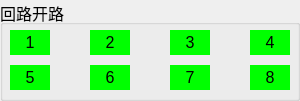
  <widget class="QGroupBox" name="groupBox_loopopen">
   <property name="geometry">
    <rect>
     <x>480</x>
     <y>320</y>
     <width>300</width>
     <height>101</height>
    </rect>
   </property>
   <property name="font">
    <font>
     <pointsize>12</pointsize>
    </font>
   </property>
   <property name="title">
    <string>回路开路</string>
   </property>
   <widget class="QLabel" name="m_loopo8">
    <property name="geometry">
     <rect>
      <x>250</x>
      <y>65</y>
      <width>40</width>
      <height>25</height>
     </rect>
    </property>
    <property name="font">
     <font>
      <pointsize>12</pointsize>
     </font>
    </property>
    <property name="layoutDirection">
     <enum>Qt::LeftToRight</enum>
    </property>
    <property name="styleSheet">
     <string notr="true">background-color: rgb(0,255,0);</string>
    </property>
    <property name="text">
     <string>8</string>
    </property>
    <property name="alignment">
     <set>Qt::AlignCenter</set>
    </property>
   </widget>
   <widget class="QLabel" name="m_loopo5">
    <property name="geometry">
     <rect>
      <x>10</x>
      <y>65</y>
      <width>40</width>
      <height>25</height>
     </rect>
    </property>
    <property name="font">
     <font>
      <pointsize>12</pointsize>
     </font>
    </property>
    <property name="layoutDirection">
     <enum>Qt::LeftToRight</enum>
    </property>
    <property name="styleSheet">
     <string notr="true">background-color: rgb(0,255,0);</string>
    </property>
    <property name="text">
     <string>5</string>
    </property>
    <property name="alignment">
     <set>Qt::AlignCenter</set>
    </property>
   </widget>
   <widget class="QLabel" name="m_loopo3">
    <property name="geometry">
     <rect>
      <x>170</x>
      <y>30</y>
      <width>40</width>
      <height>25</height>
     </rect>
    </property>
    <property name="font">
     <font>
      <pointsize>12</pointsize>
     </font>
    </property>
    <property name="layoutDirection">
     <enum>Qt::LeftToRight</enum>
    </property>
    <property name="styleSheet">
     <string notr="true">background-color: rgb(0,255,0);</string>
    </property>
    <property name="text">
     <string>3</string>
    </property>
    <property name="alignment">
     <set>Qt::AlignCenter</set>
    </property>
   </widget>
   <widget class="QLabel" name="m_loopo2">
    <property name="geometry">
     <rect>
      <x>90</x>
      <y>30</y>
      <width>40</width>
      <height>25</height>
     </rect>
    </property>
    <property name="font">
     <font>
      <pointsize>12</pointsize>
     </font>
    </property>
    <property name="layoutDirection">
     <enum>Qt::LeftToRight</enum>
    </property>
    <property name="styleSheet">
     <string notr="true">background-color: rgb(0,255,0);</string>
    </property>
    <property name="text">
     <string>2</string>
    </property>
    <property name="alignment">
     <set>Qt::AlignCenter</set>
    </property>
   </widget>
   <widget class="QLabel" name="m_loopo7">
    <property name="geometry">
     <rect>
      <x>170</x>
      <y>65</y>
      <width>40</width>
      <height>25</height>
     </rect>
    </property>
    <property name="font">
     <font>
      <pointsize>12</pointsize>
     </font>
    </property>
    <property name="layoutDirection">
     <enum>Qt::LeftToRight</enum>
    </property>
    <property name="styleSheet">
     <string notr="true">background-color: rgb(0,255,0);</string>
    </property>
    <property name="text">
     <string>7</string>
    </property>
    <property name="alignment">
     <set>Qt::AlignCenter</set>
    </property>
   </widget>
   <widget class="QLabel" name="m_loopo6">
    <property name="geometry">
     <rect>
      <x>90</x>
      <y>65</y>
      <width>40</width>
      <height>25</height>
     </rect>
    </property>
    <property name="font">
     <font>
      <pointsize>12</pointsize>
     </font>
    </property>
    <property name="layoutDirection">
     <enum>Qt::LeftToRight</enum>
    </property>
    <property name="styleSheet">
     <string notr="true">background-color: rgb(0,255,0);</string>
    </property>
    <property name="text">
     <string>6</string>
    </property>
    <property name="alignment">
     <set>Qt::AlignCenter</set>
    </property>
   </widget>
   <widget class="QLabel" name="m_loopo4">
    <property name="geometry">
     <rect>
      <x>250</x>
      <y>30</y>
      <width>40</width>
      <height>25</height>
     </rect>
    </property>
    <property name="font">
     <font>
      <pointsize>12</pointsize>
     </font>
    </property>
    <property name="layoutDirection">
     <enum>Qt::LeftToRight</enum>
    </property>
    <property name="styleSheet">
     <string notr="true">background-color: rgb(0,255,0);</string>
    </property>
    <property name="text">
     <string>4</string>
    </property>
    <property name="alignment">
     <set>Qt::AlignCenter</set>
    </property>
   </widget>
   <widget class="QLabel" name="m_loopo1">
    <property name="geometry">
     <rect>
      <x>10</x>
      <y>30</y>
      <width>40</width>
      <height>25</height>
     </rect>
    </property>
    <property name="font">
     <font>
      <pointsize>12</pointsize>
     </font>
    </property>
    <property name="layoutDirection">
     <enum>Qt::LeftToRight</enum>
    </property>
    <property name="styleSheet">
     <string notr="true">background-color: rgb(0,255,0);</string>
    </property>
    <property name="text">
     <string>1</string>
    </property>
    <property name="alignment">
     <set>Qt::AlignCenter</set>
    </property>
   </widget>
  </widget>
